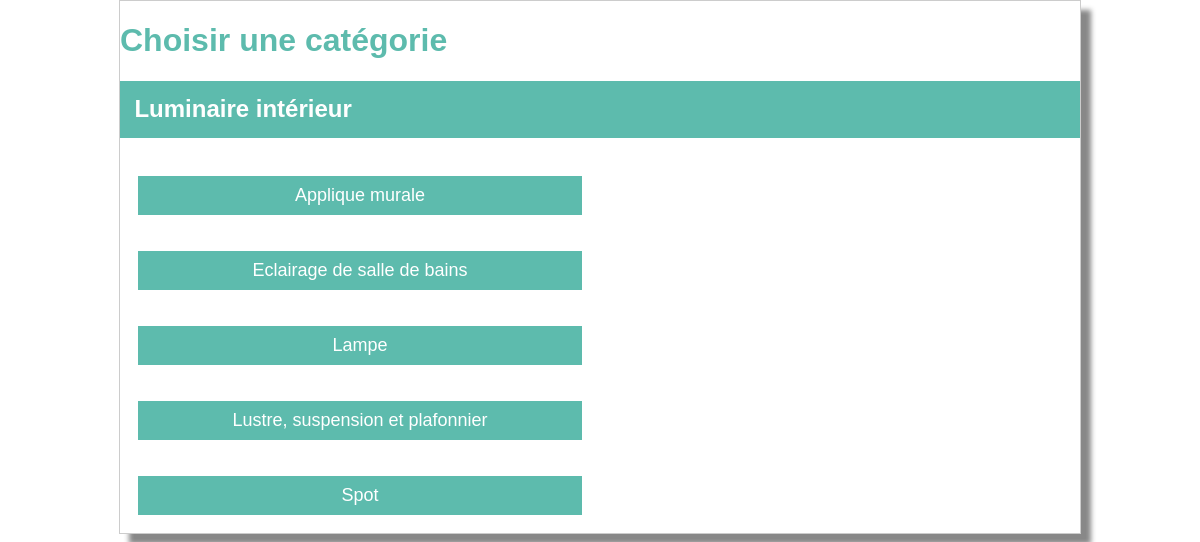
The page /controler/choisirCategorie.ctrl.php?idCategorie=6 on the database its author committed.
### tables this page shows
CREATE TABLE categorie (
	id INTEGER PRIMARY KEY,
	nom TEXT,
	pere INTEGER,
	FOREIGN KEY(pere) REFERENCES categorie(id)
);

### framework/view.fw.php (called while the page is built, shortened)
<?php
class View {
  function display(string $view) {
    $this->filePath = "view/".$view.'.view.php';
    require($this->filePath);
    exit(0);
  }
}
?>

### controler/choisirCategorie.ctrl.php (called while the page is built, shortened)
<?php
include_once('framework/view.fw.php');
include_once('model/categorie.class.php');
$idCategorie = isset($_GET['idCategorie']) ? (int)$_GET['idCategorie'] : 1;
$categorie = Categorie::read($idCategorie);
$nomCategorie = $categorie->getNom();
$subCategories = $categorie->readSubCategorie();
$page = isset($_GET['page']) ? max(1, (int)$_GET['page']) : 1;
$articlePerPage = 12;
$totalPages = ceil(Article::count()/$articlePerPage);
$pagePrec = ($page > 1) ? $page - 1 : 1;
$pageSuiv = ($page < $totalPages) ? $page + 1 : $totalPages;
$articles = Article::readPageCategorie($page, $articlePerPage, $categorie);
$view = new View();
$view->assign('idCategorie',$idCategorie);
$view->assign('categorie', $categorie);
$view->assign('nomCategorie',$nomCategorie);
$view->assign('subCategories', $subCategories);
$view->assign('articles',$articles);
$view->assign('page',$page);
$view->assign('pagePrec',$pagePrec);
$view->assign('pageSuiv',$pageSuiv);
$view->display("categorie");
?>

### model/dao.class.php (called while the page is built, shortened)
<?php
class DAO {
  private static $instance = null;
  private PDO $db;
  private string $database = 'sqlite:'.__DIR__.'/../data/bricomachin.db';
  private function __construct() {
    try {
      $this->db = new PDO($this->database);
      $this->db->setAttribute(PDO::ATTR_ERRMODE, PDO::ERRMODE_EXCEPTION);
    } catch (PDOException $e) {
      throw new Exception("Erreur PDO : ".$e->getMessage().' sur '.$this->database);
    }
  }
  public static function get() : DAO {
    if(is_null(self::$instance)) {
      self::$instance = new DAO();
    }
    return self::$instance;
  }
  public function prepare(string $query) : PDOStatement
  {
    try {
      $request = $this->db->prepare($query);
    } catch (PDOException $e) {
      die('PDO query Error on "' . $query . '" ' . $e->getMessage());
    }
    return $request;
  }
}
?>

### model/categorie.class.php (called while the page is built, shortened)
<?php
require_once(__DIR__.'/dao.class.php');
class Categorie {
  private int  $id;
  private string  $nom;
  public function __construct(int $id=-1,string $nom='',int $pere=-1) {
    $this->id = $id;
    $this->nom = $nom;
  }
  public function getId() : int {
    return $this->id;
  }
  public function getNom() : string {
    return $this->nom;
  }
  public static function read(int $id): Categorie {
    $dao = DAO::get();
    $query = $dao->prepare('SELECT * FROM categorie WHERE id = :id');
    $query->execute([':id' => $id]);
    $table = $query->fetchAll();
    $row = $table[0];
    $categorie = new Categorie($row['id'],$row['nom'],$row['pere']);
    return $categorie;
  }
  public function readSubCategorie(): array {
    $subCategory = array();
    $dao = DAO::get();
    $query = $dao->prepare('SELECT * FROM categorie WHERE pere = :id');
    $query->execute([':id' => $this->id]);
    $enfants = $query->fetchAll();
    foreach($enfants as $enfant){
      $subCategory[] = new Categorie($enfant['id'], $enfant['nom'], $enfant['pere']);
    }
    return $subCategory;
  }
}
?>

### view/categorie.view.php (the view, shortened to what this page needs)
<!DOCTYPE html>
<html lang="en" dir="ltr">
<head>
  <link rel="stylesheet" type="text/css" href="view/design/style.css">
</head>
<body>
  <h1>Choisir une catégorie</h1>
  <h2><?=$nomCategorie?></h2>
  <form class="categorie" method="get">
    <?php if(!empty($subCategories)) : ?>
    <?php foreach($subCategories as $subCategorie) : ?>
      <button type="submit" name="idCategorie" value="<?= $subCategorie->getId() ?>">
          <?= $subCategorie->getNom() ?>
      </button>
    <?php endforeach; ?>
<?php endif; ?>
</body>
</html>

### view/design/style.css (style rules this page uses)
html { --main-color: #5dbbad }
body { font-family: "Arial"; width: 960px; margin: auto; border: 1px solid #CCC; box-shadow: 10px 10px 5px #888888; }
h1 { color : var(--main-color); }
body>h2 { color: white; padding: 0.6em; background-color: var(--main-color); }
form.categorie { display: flex; flex-direction: column; align-items: stretch; width: 50%; }
form.categorie * { margin: 1em; }
form button { background-color: var(--main-color); color: white; font-size: large; padding: 0.5em; border-width: 0px; }

### rows shown on the page
categorie: nom "Luminaire intérieur"
categorie: $subCategorie->getId() 7 (drawn), nom "Applique murale"
categorie: $subCategorie->getId() 8 (drawn), nom "Eclairage de salle de bains"
categorie: $subCategorie->getId() 22 (drawn), nom "Lampe"
categorie: $subCategorie->getId() 23 (drawn), nom "Lustre, suspension et plafonnier"
categorie: $subCategorie->getId() 31 (drawn), nom "Spot"
